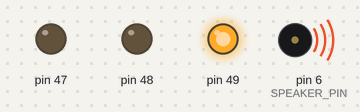
This sketch was run on a simulated Arduino Mega 2560, built with avr-gcc and run on an emulated ATmega2560. Shown: output pins drawn as LEDs (lit = HIGH), buzzer (waves = sounding).

Above: at 0.16 s.
At 1.49 s:
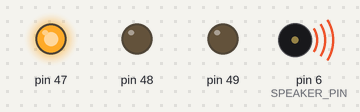
At 2.83 s:
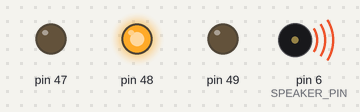
At 4.4 s:
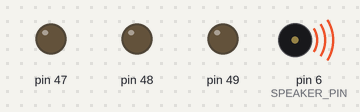
At 7.9 s:
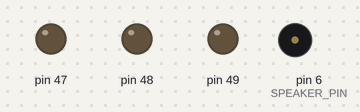
At 11.16 s:
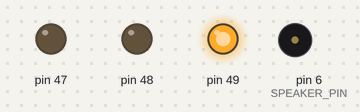
Timing chart, 0 to 11.7 s (numbered marks = the images above):
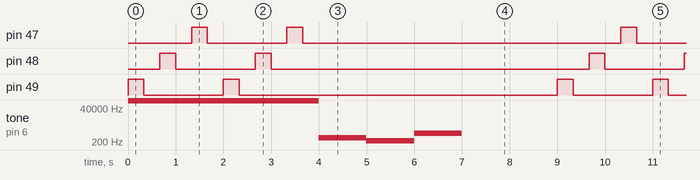

Measured:
- by itself, pin 47–49: repeats every 9.0 s: LOW 1.7 s, HIGH 0.33 s, LOW 6.7 s, HIGH 0.33 s
- by itself, tone on pin 6 (SPEAKER_PIN): repeats every 9.0 s: 399 Hz 1.0 s, 250 Hz 1.0 s, 796 Hz 1.0 s, silent 6.0 s

The sketch:

Part3.1.ino
```cpp
// Task A: LED Sequence
#define DDR_L   DDRL
#define PORT_L  PORTL
#define PIN_47  0
#define PIN_48  1
#define PIN_49  2

// Task B: Timer tone output
#define SPEAKER_PIN PH3 // PH3
#define SPEAKER_PORT PORTH
#define SPEAKER_DDR DDRH

// Task C: Control the operation of Task A and Task B
#define TASK_A_DURATION 2000
#define TASK_B_DURATION 1000
#define TASK_C_DELAY 1000

void setup() {
  // Task A: Initialize LED pins as outputs
  DDR_L |= (1 << PIN_47) | (1 << PIN_48) | (1 << PIN_49);

  // Task B: Set Waveform Generation Mode (WGM) to Fast PWM mode (Mode 14)
  TCCR4A = (1 << WGM41) | (1 << WGM40);
  TCCR4B = (1 << WGM43) | (1 << WGM42);

  // Set Output Compare A (OC4A) for toggling on compare match
  TCCR4A |= (1 << COM4A0);

  // Set Timer/Counter4 prescaler to 64 (desired frequency range)
  TCCR4B |= (1 << CS41) | (1 << CS40);

  // Task B: Configure speaker pin as an output
  bitSet(SPEAKER_DDR, SPEAKER_PIN);
}

void loop() {
  // Run Task C indefinitely
  taskC();
}

void taskA(unsigned long duration) {
  unsigned long startTime = millis();

  while (millis() - startTime < duration) {
  // Turn on LED 1
    PORT_L |= (1 << PIN_47);
    delay(333);
  // Turn off LED 1
    PORT_L &= ~(1 << PIN_47);
    delay(333);
  // Turn on LED 2
    PORT_L |= (1 << PIN_48);
    delay(333);
  // Turn off LED 2
    PORT_L &= ~(1 << PIN_48);
    delay(333);
  // Turn on LED 3
    PORT_L |= (1 << PIN_49);
    delay(333);
  // Turn off LED 3
    PORT_L &= ~(1 << PIN_49);
    delay(333);
  }
}

void taskB(unsigned long duration) {
  playTone(400, 1000);  // 400 Hz for 1 second
  playTone(250, 1000);  // 250 Hz for 1 second
  playTone(800, 1000);  // 800 Hz for 1 second
  delay(1000);
}

void taskC() {
  taskA(TASK_A_DURATION); // Task A for 2 seconds

  // Turn off LEDs before running Task B
  PORT_L &= ~((1 << PIN_47) | (1 << PIN_48) | (1 << PIN_49));

  taskB(TASK_B_DURATION); // Task B plays tone for 4 seconds

  delay(TASK_C_DELAY); // No outputs for 1 second
}

void playTone(unsigned int freq, unsigned long duration) {
  unsigned long period = F_CPU / (64UL * freq); // Calculate the period
  unsigned long startTime = millis();

  while (millis() - startTime < duration) {
    // Set the compare match value for half the period
    OCR4A = period / 2;
    delayMicroseconds(period);
  }

  // Turn off the speaker by setting the compare match value to 0
  OCR4A = 0;
}
```
